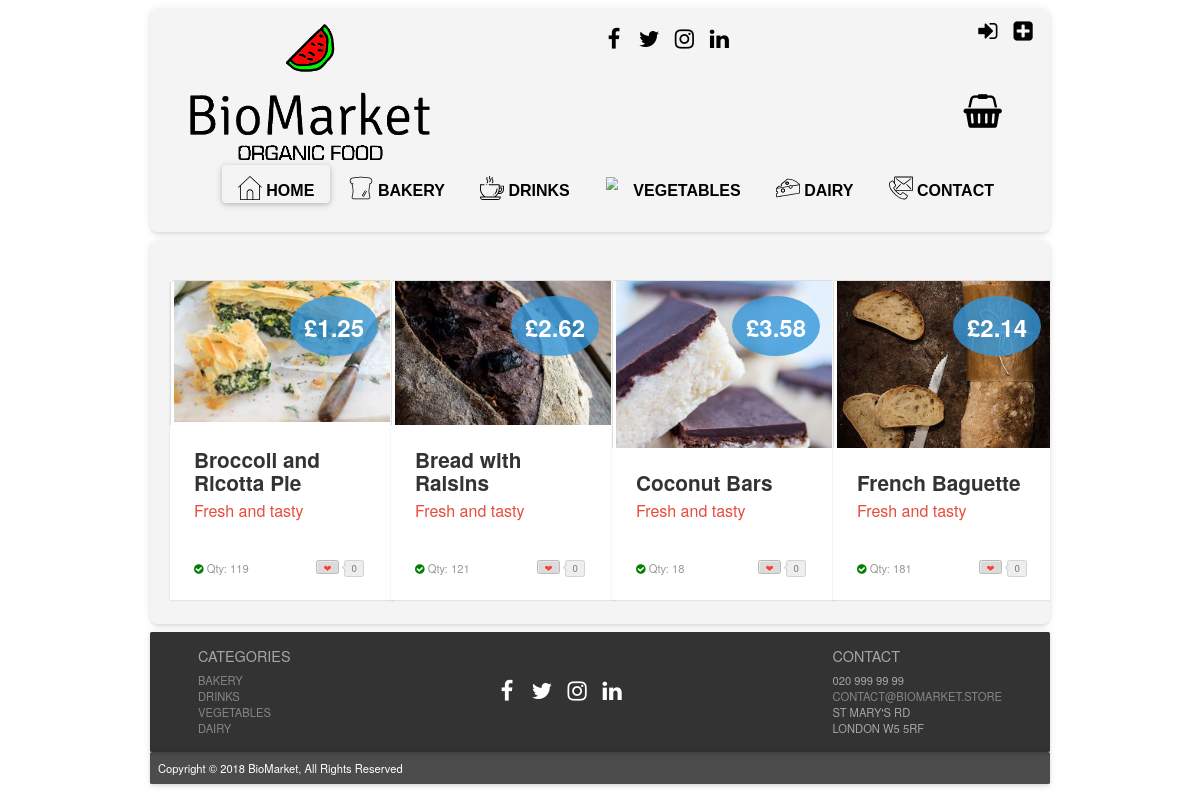
Page /?page=products_bakery on the earlier database version.
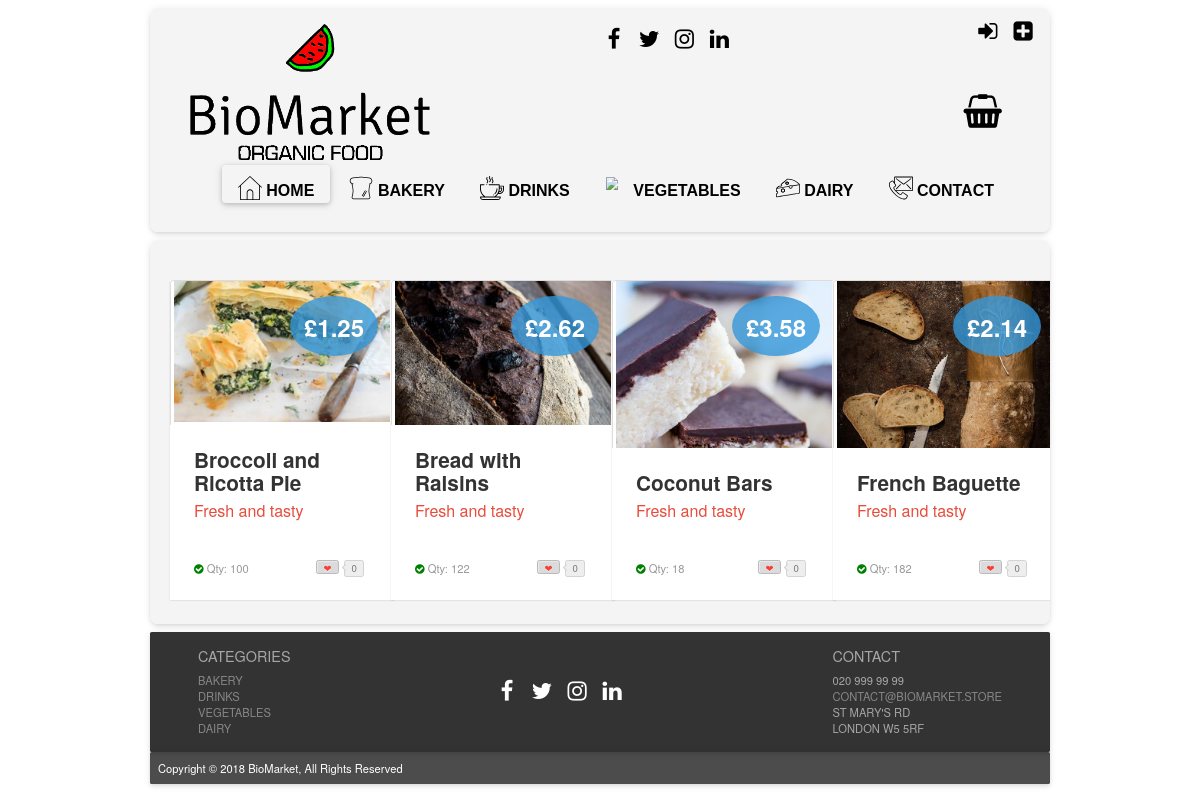
Same page on the later database version.
### tables this page shows
CREATE TABLE IF NOT EXISTS `products` (
  `prod_id` int(11) NOT NULL AUTO_INCREMENT,
  `prod_name` varchar(50) NOT NULL,
  `price` decimal(5,2) NOT NULL,
  `sup_id` int(11) NOT NULL,
  `prod_dsc` varchar(230) NOT NULL,
  `prod_img` text NOT NULL,
  `cat_id` int(11) NOT NULL,
  `sto_qty` int(8) NOT NULL,
  PRIMARY KEY (`prod_id`),
  KEY `sup_id` (`sup_id`),
  KEY `cat_id` (`cat_id`)
);

### index.php (called while the page is built, shortened)
<?php
include "php/config.php";
$page = "home";
if (isset($_GET["page"])) {
    $page = basename($_GET["page"]);
}
if (file_exists("php/".$page.".php")) {
    include "php/".$page.".php";
}
include "layout.php";

### php/config.php (called while the page is built, shortened)
<?php
function is_logged_in()
{
    return isset($_SESSION["logged_in"]) && ($_SESSION["logged_in"] == true);
}
function get_user_level()
{
    $level = "VISITOR";
    return $level;
}

### php/products_bakery.php (the view, shortened to what this page needs)
<!DOCTYPE html>
<html lang="en">
    <?php
    $userlevel = get_user_level();
    ?>
    <head>
        <link rel="stylesheet prefetch" href="css/__codepen_io_andytran_pen.css">
        <link rel="stylesheet" href="css/stylelogin.css">
        <link rel="stylesheet" href="css/product_card_style.css">
    </head>
    <body>
        <section class="category-section">
            <div class="container">
                <div class="row">
                    <?php
                    $search = "SELECT * FROM products WHERE cat_id = '1' ORDER BY prod_id ASC";
                    $result = mysqli_query($mysqli, $search);
                    while ($row = mysqli_fetch_assoc($result)) {
                        if (!$row["sto_qty"] <= 0) {
                            if ($userlevel == "MEMBER") {
                                ?>
                                <div class="col-lg-3 col-sm-6 col-xs-12" ><a href="#"></a>
                                    <div class="post-module">
                                        <div class="thumbnail">
                                            <div class="price">
                                                <div class="deal">&pound<?php echo $row["price"] ?></div>
                                            </div><img alt="product example" src="<?php echo $row["prod_img"] ?>">
                                        </div>
                                        <div class="post-content">
                                            <div class="category">
                                                <?php
                                                print '<div class="toCard"><a href="?page=product_page&prod_id=' . $row["prod_id"] . '&action=add_to_basket">Add to Basket</a>
                    </div> ';
                                                ?>
                                            </div>
                                            <h1 class="title"><?php echo $row["prod_name"] ?></h1>
                                            <h2 class="sub_title">Fresh and tasty</h2>
                                            <p class="description"><?php echo $row["prod_dsc"] ?>
                                            <div class="post-meta">
                                                <span class="showStock"><i class="fa fa-check-circle"></i>
                                                    <a>Qty: <?php echo $row["sto_qty"] ?></a></span><a href="#" title="Love it" class="btn btn-counter" data-count="0"><span>&#x2764;</span></a></div>
                                        </div>
                                    </div>
                                </div>
                                <?php
                            } else {
                                ?>
                                <div class="col-lg-3 col-sm-6 col-xs-12" ><a href="#"></a>
                                    <div class="post-module">
                                        <div class="thumbnail">
                                            <div class="price">
                                                <div class="deal">&pound<?php echo $row["price"] ?></div>
                                            </div><img alt="product example" src="<?php echo $row["prod_img"] ?>">
                                        </div>
                                        <div class="post-content">
                                            <h1 class="title"><?php echo $row["prod_name"] ?></h1>
                                            <h2 class="sub_title">Fresh and tasty</h2>
                                            <p class="description"><?php echo $row["prod_dsc"] ?>
                                            <div class="post-meta">
                                                <span class="showStock"><i class="fa fa-check-circle"></i>
                                                    <a>Qty: <?php echo $row["sto_qty"] ?></a></span><a href="#" title="Love it" class="btn btn-counter" data-count="0"><span>&#x2764;</span></a></div>
                                        </div>
                                    </div>
                                </div>
                                <?php
                            }
                        }
                    }
                    ?>
                </div>
            </div>
        </section>
    </body>
</html>

Differences in the rows shown:
changed products "Broccoli and Ricotta Pie": sto_qty "119" → "100"
changed products "Bread with Raisins": sto_qty "121" → "122"
changed products "French Baguette": sto_qty "181" → "182"
